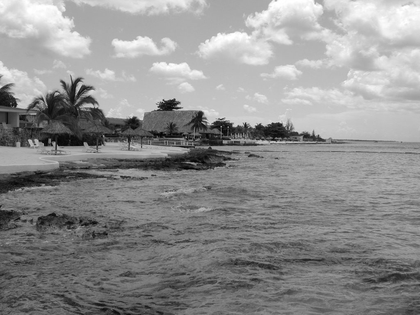
%> input picture Lab06MengyangLi/Mengyang Li/problem_2/hotel/hotel-00.png, 420 x 315 px, shrunk from 1024 x 768 before the run
$ octave P2.m   (GNU Octave 9; MATLAB toolbox functions it lacks are replaced by stand-ins)
%> lines starting %> are read from the running program, lines starting %| are printed output that depends on the picture
% 1. Load three images
I1 = imread('hotel-00.png');
%> I1 is the input picture: size 315x420x3 uint8; min 0, max 255, mean 142.7
I2 = imread('hotel-01.png');
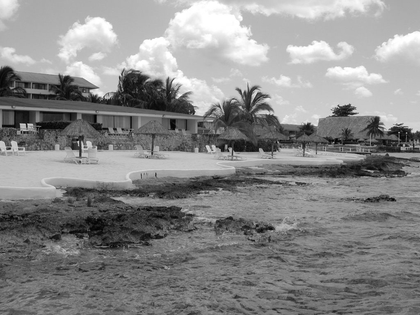
%> input picture Lab06MengyangLi/Mengyang Li/problem_2/hotel/hotel-01.png, 420 x 315 px, shrunk from 1024 x 768 before the run
%> I2 is the input picture: size 315x420x3 uint8; min 0, max 255, mean 137
I3 = imread('hotel-02.png');
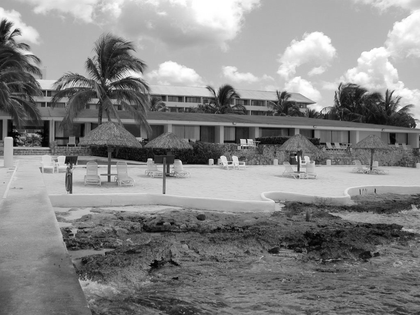
%> input picture Lab06MengyangLi/Mengyang Li/problem_2/hotel/hotel-02.png, 420 x 315 px, shrunk from 1024 x 768 before the run
%> I3 is the input picture: size 315x420x3 uint8; min 0, max 255, mean 133.4

I1_gray = rgb2gray(im2double(I1));
I2_gray = rgb2gray(im2double(I2));
I3_gray = rgb2gray(im2double(I3));

% 2. Feature detection and descriptor extraction for I1 and I2
%> (the run ends here)
